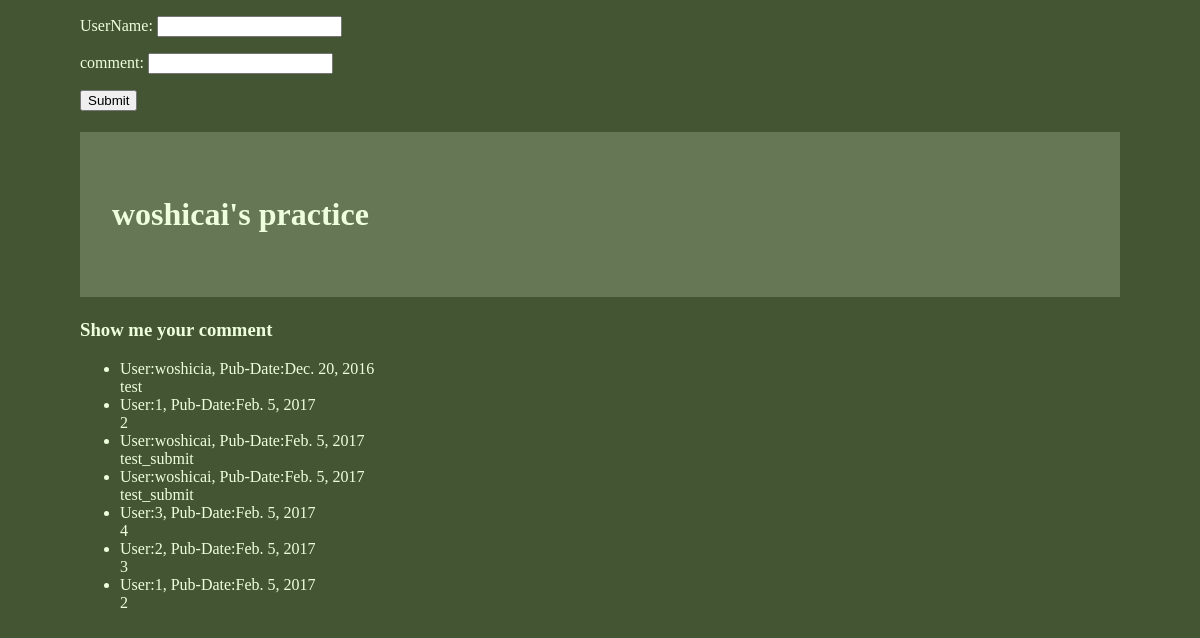
Before: /index/ with the older database file.
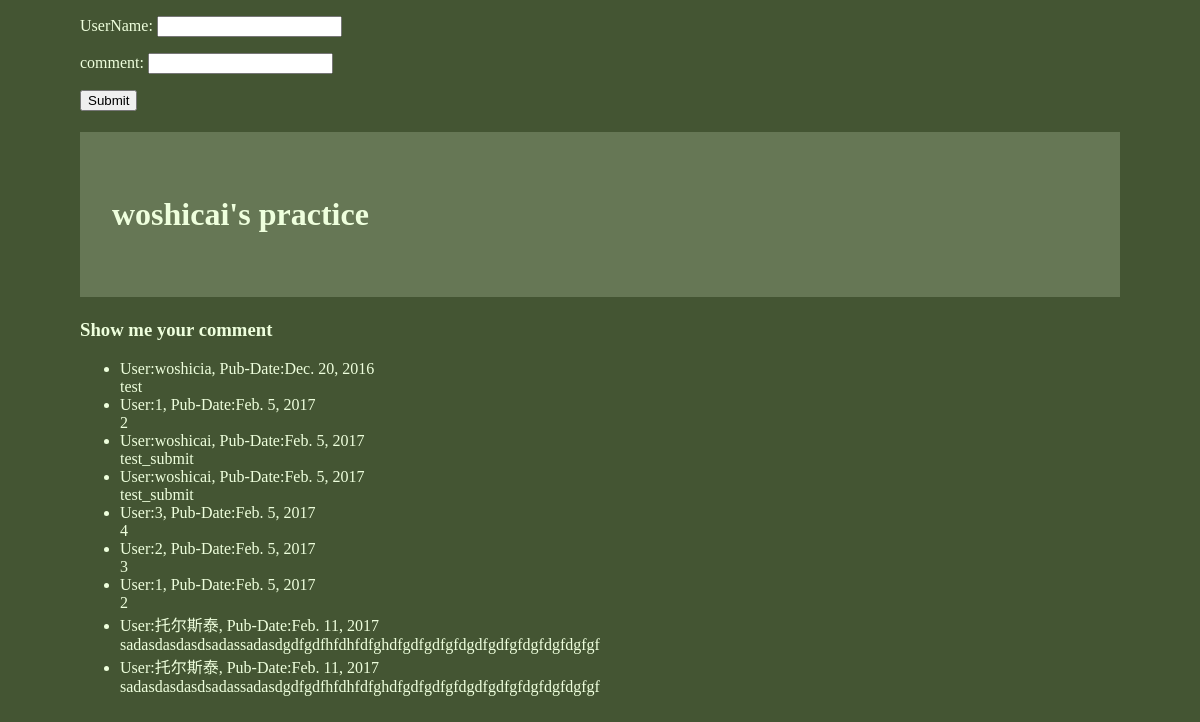
After: the same page with the newer database file.
### Comment/models.py (models this page shows)
class Comment(models.Model):
    name = models.CharField(max_length=200)
    comment = models.TextField()
    pub_date = models.DateField()

### Comment/views.py (the view)
class IndexView(generic.ListView):
    template_name = 'Comment/index.html'
    context_object_name = 'latest_question_list'
    def get_queryset(self):
        latest_question_list = Comment.objects.all()
        return latest_question_list if len(latest_question_list) != 0 else []

### Comment/templates/Comment/index.html (shortened to what this page needs)
<html>
<form action="comment" method="post">{% csrf_token %}
    <p>UserName: <input type="text" name="uname" /></p>
    <p>comment: <input type="text" name="comment" /></p>
    <input type="submit" value="Submit" />
</form>
      <body>
        <h1>woshicai's practice</h1>
        <h3>Show me your comment</h3>
        {% if latest_question_list %}
            <ul>
            {% for question in latest_question_list %}
                <li>User:{{question.name}}, Pub-Date:{{question.pub_date}}<br/>{{ question.comment }}</li>
            {% endfor %}
            </ul>
        {% else %}
            <p>No comments are available at present.</p>
        {% endif %}
      </body>
</html>

Changed rows visible on the page:
added Comment: name "托尔斯泰", pub_date "Feb. 11, 2017", comment "sadasdasdasdsadassadasdgdfgdfhfdhfdfghdfgdfgdfgfdgdfgdfgfdgfdgfdgfgf"
added Comment: name "托尔斯泰", pub_date "Feb. 11, 2017", comment "sadasdasdasdsadassadasdgdfgdfhfdhfdfghdfgdfgdfgfdgdfgdfgfdgfdgfdgfgf"
